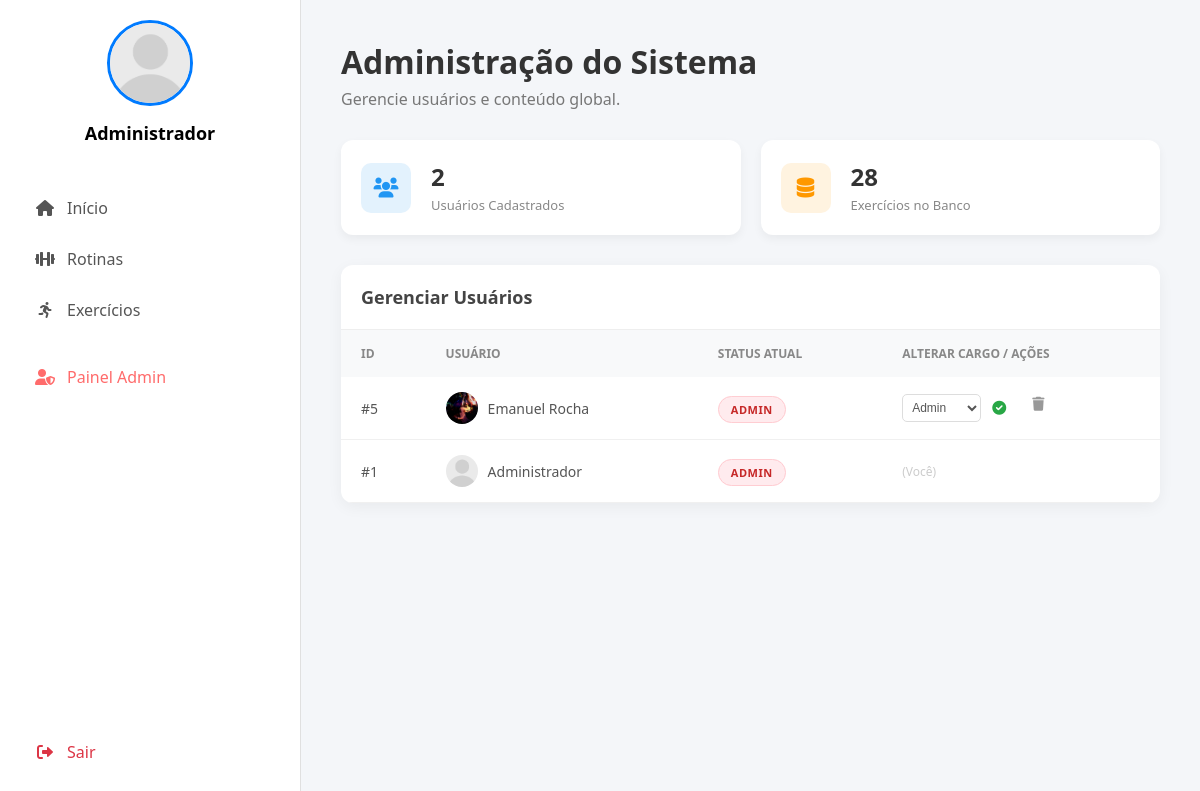
The app's page /view/admin.php (signed in), older data.
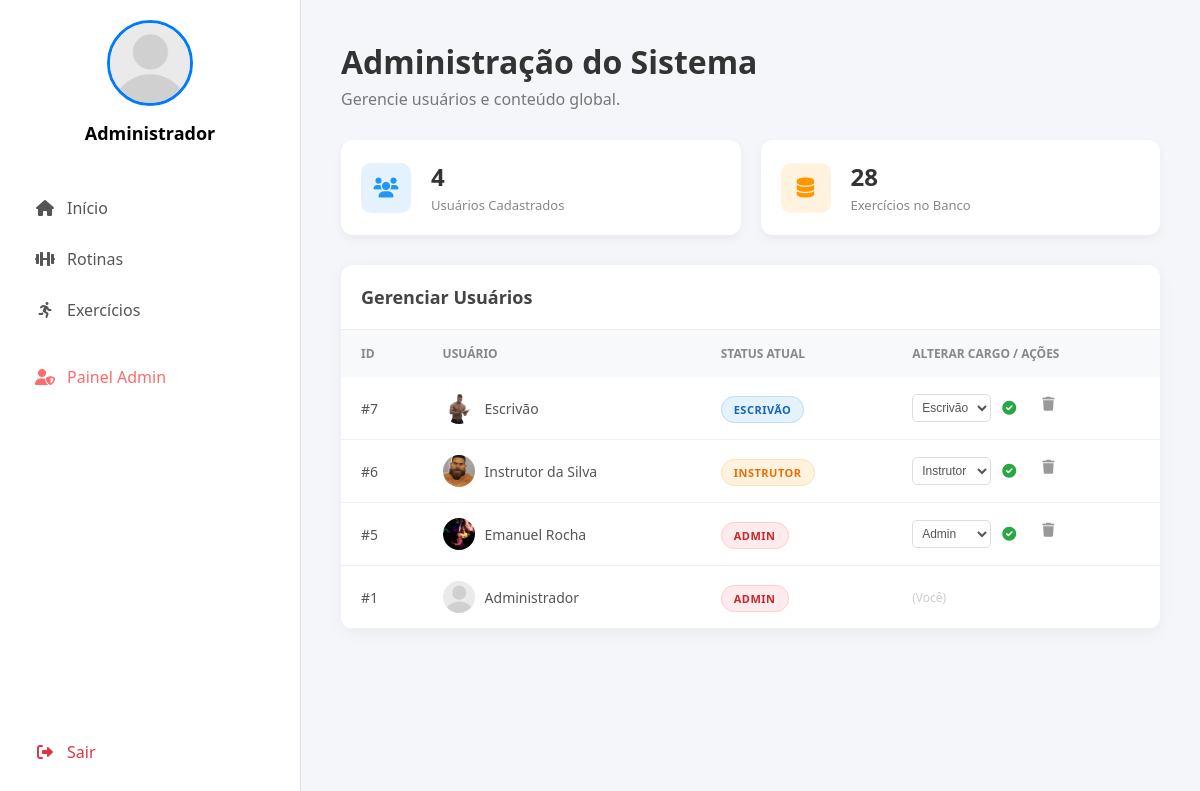
The same page, newer data.
### tables this page shows
CREATE TABLE `usuarios` (
  `id` int(11) NOT NULL,
  `nome` varchar(100) NOT NULL,
  `email` varchar(100) NOT NULL,
  `senha` varchar(255) NOT NULL,
  `perfil` varchar(20) NOT NULL DEFAULT 'atleta',
  `data_cadastro` datetime DEFAULT current_timestamp(),
  `foto_perfil` varchar(255) DEFAULT 'padrao.png'
);

### controller/clsConexao.php (called while the page is built, shortened)
<?php
class clsConexao
{
    private $host;
    private $usuario;
    private $senha;
    private $banco;
    private $conexao;
    function __construct()
    {
        $this->host    = 'srv1596.hstgr.io';
        $this->usuario = 'u459760425_sudolift';
        $this->senha   = 'Sudolift123';
        $this->banco   = 'u459760425_sudolift';
    }
    private function conecta()
    {
        $this->conexao = mysqli_connect($this->host, $this->usuario, $this->senha, $this->banco);
        mysqli_set_charset($this->conexao, "utf8");
    }
    public function executaSQL($sql)
    {
        $resposta = mysqli_query($this->conexao, $sql);
        return $resposta;
    }
}
?>

### model/clsAdmin.php (called while the page is built)
<?php
require_once '../controller/clsConexao.php';
class clsAdmin
{
    private $conexao;
    public function __construct()
    {
        $this->conexao = new clsConexao();
    }
    public function getEstatisticas()
    {
        $sql = "SELECT
                    (SELECT COUNT(*) FROM usuarios) as total_usuarios,
                    (SELECT COUNT(*) FROM exercicios) as total_exercicios";
        $result = $this->conexao->executaSQL($sql);
        return mysqli_fetch_assoc($result);
    }
    public function listarUsuarios()
    {
        $sql = "SELECT id, nome, email, perfil, data_cadastro, foto_perfil
                FROM usuarios
                ORDER BY id DESC";
        return $this->conexao->executaSQL($sql);
    }
}
?>

### view/admin.php (the view, shortened to what this page needs)
<?php
require_once '../model/clsAdmin.php';
$objAdmin = new clsAdmin();
$stats = $objAdmin->getEstatisticas();
$totalUsers = $stats['total_usuarios'];
$totalExer  = $stats['total_exercicios'];
$listaUsuarios = $objAdmin->listarUsuarios();
$foto_user = isset($_SESSION['foto_usuario']) ? $_SESSION['foto_usuario'] : 'padrao.png';
?>
<!DOCTYPE html>
<html lang="pt-br">
<head>
    <link href="https://cdnjs.cloudflare.com/ajax/libs/font-awesome/6.0.0/css/all.min.css" rel="stylesheet">
    <link rel="stylesheet" href="../assets/css/style.css">
    <link rel="stylesheet" href="../assets/css/admin.css">
</head>
<body>
    <div class="sidebar">
        <div class="perfil-area">
            <a href="perfil.php" style="text-decoration:none; color:inherit; display:block;">
                <img src="../assets/images/users/<?php echo $foto_user; ?>" class="perfil-foto">
                <h3 class="perfil-nome"><?php echo $_SESSION['nome_usuario']; ?></h3>
            </a>
        </div>
        <nav>
            <a href="dashboard.php" class="menu-item"><i class="fas fa-home"></i> Início</a>
            <?php if ($_SESSION['perfil_usuario'] != 'escrivao'): ?>
                <a href="rotinas.php" class="menu-item"><i class="fas fa-dumbbell"></i> Rotinas</a>
                <a href="exercicios.php" class="menu-item"><i class="fas fa-running"></i> Exercícios</a>
            <?php else: ?>
                <a href="citacoes.php" class="menu-item"><i class="fas fa-quote-right"></i> Editar Citações</a>
            <?php endif; ?>
            <?php if(isset($_SESSION['perfil_usuario']) && $_SESSION['perfil_usuario'] == 'admin'): ?>
                <div style="border-top: 1px solid rgba(255,255,255,0.1); margin: 10px 0;"></div>
                <a href="admin.php" class="menu-item" style="color: #ff6b6b;">
                    <i class="fas fa-user-shield"></i> Painel Admin
                </a>
            <?php endif; ?>
        </nav>
        <a href="../controller/logout.php" class="menu-item sair-btn"><i class="fas fa-sign-out-alt"></i> Sair</a>
    </div>
    <div class="main-content">
        <div class="admin-header">
            <h1>Administração do Sistema</h1>
            <p>Gerencie usuários e conteúdo global.</p>
        </div>
        <div class="stats-grid">
            <div class="stat-card">
                <div class="icon-stat users"><i class="fas fa-users"></i></div>
                <div>
                    <h3><?php echo $totalUsers; ?></h3>
                    <span>Usuários Cadastrados</span>
                </div>
            </div>
            <div class="stat-card">
                <div class="icon-stat db"><i class="fas fa-database"></i></div>
                <div>
                    <h3><?php echo $totalExer; ?></h3>
                    <span>Exercícios no Banco</span>
                </div>
            </div>
        </div>
        <div class="table-container">
            <div class="table-header">
                <h2>Gerenciar Usuários</h2>
            </div>
            <table class="admin-table">
                <thead>
                    <tr>
                        <th>ID</th>
                        <th>Usuário</th>
                        <th>Status Atual</th> <th>Alterar Cargo / Ações</th> </tr>
                </thead>
                <tbody>
    <?php while($u = mysqli_fetch_assoc($listaUsuarios)):
        $nomeArquivo = isset($u['foto_perfil']) ? $u['foto_perfil'] : '';
        $caminhoFisico = __DIR__ . "/../assets/images/users/" . $nomeArquivo;
        $caminhoWeb = "../assets/images/users/" . $nomeArquivo;
        if (!empty($nomeArquivo) && file_exists($caminhoFisico)) {
            $fotoFinal = $caminhoWeb;
        } else {
            $fotoFinal = "../assets/images/users/padrao.png";
        }
        $perfilDB = isset($u['perfil_usuario']) ? $u['perfil_usuario'] : (isset($u['perfil']) ? $u['perfil'] : 'usuario');
        switch($perfilDB) {
            case 'admin':     $badgeClass = 'admin';     $badgeLabel = 'Admin'; break;
            case 'instrutor': $badgeClass = 'instrutor'; $badgeLabel = 'Instrutor'; break;
            case 'escrivao':  $badgeClass = 'escrivao';  $badgeLabel = 'Escrivão'; break;
        }
    ?>
    <tr>
        <td>#<?php echo $u['id']; ?></td>
        <td>
            <div class="user-cell">
                <img src="<?php echo $fotoFinal; ?>" class="mini-avatar">
                <span><?php echo $u['nome']; ?></span>
            </div>
        </td>
        <td>
            <span class="badge <?php echo $badgeClass; ?>"><?php echo $badgeLabel; ?></span>
        </td>
        <td>
            <div class="actions">
                <?php if($u['id'] != $_SESSION['id_usuario']): ?>
                <form action="../controller/ctrl_Admin.php" method="POST" style="display:flex; align-items:center; gap:5px;">
                    <select name="novo_perfil" class="select-perfil">
                        <option value="instrutor" <?php echo ($perfilDB=='instrutor')?'selected':''; ?>>Instrutor</option>
                        <option value="escrivao"  <?php echo ($perfilDB=='escrivao')?'selected':''; ?>>Escrivão</option>
                        <option value="admin"     <?php echo ($perfilDB=='admin')?'selected':''; ?>>Admin</option>
                    </select>
                    <button type="submit" class="btn-icon" title="Salvar Alteração" style="color:#28a745;">
                        <i class="fas fa-check-circle"></i>
                    </button>
                </form>
                <a href="#" onclick="confirmarExclusao(<?php echo $u['id']; ?>)" class="btn-icon delete" title="Excluir Usuário" style="margin-left:10px;">
                    <i class="fas fa-trash"></i>
                </a>
                <?php else: ?>
                    <span style="font-size:12px; color:#ccc;">(Você)</span>
                <?php endif; ?>
            </div>
        </td>
    </tr>
    <?php endwhile; ?>
</tbody>
            </table>
        </div>
    </div>
</body>
</html>

### assets/css/style.css (style rules this page uses)
body { margin: 0; font-family: 'Segoe UI', sans-serif; background-color: #f4f7f6; display: flex; height: 100vh; overflow: hidden; }
.sidebar { width: 260px; background: white; border-right: 1px solid #e0e0e0; display: flex; flex-direction: column; padding: 20px; flex-shrink: 0; }
.perfil-area { text-align: center; margin-bottom: 40px; }
.perfil-foto { width: 80px; height: 80px; border-radius: 50%; object-fit: cover; border: 3px solid #007bff; margin-bottom: 10px; }
.perfil-nome { font-weight: bold; font-size: 18px; margin: 0; }
.menu-item { display: flex; align-items: center; padding: 12px 15px; color: #555; text-decoration: none; border-radius: 8px; margin-bottom: 5px; transition: 0.2s; font-weight: 500; }
.menu-item i { margin-right: 12px; width: 20px; text-align: center; }
.sair-btn { margin-top: auto; color: #dc3545; }

### assets/css/admin.css (style rules this page uses)
.main-content { width: calc(100% - 250px); padding: 40px; background-color: #f4f6f9; min-height: 100vh; }
.admin-header { margin-bottom: 30px; }
.admin-header h1 { color: #333; margin: 0; }
.admin-header p { color: #777; margin-top: 5px; }
.stats-grid { display: grid; grid-template-columns: repeat(auto-fit, minmax(200px, 1fr)); gap: 20px; margin-bottom: 30px; }
.stat-card { background: white; padding: 20px; border-radius: 12px; box-shadow: 0 4px 10px rgba(0,0,0,0.05); display: flex; align-items: center; gap: 20px; }
.icon-stat { width: 50px; height: 50px; border-radius: 10px; display: flex; align-items: center; justify-content: center; font-size: 20px; }
.users { background: #e3f2fd; color: #2196f3; }
.db { background: #fff3e0; color: #ff9800; }
.stat-card h3 { margin: 0; font-size: 24px; color: #333; }
.stat-card span { font-size: 13px; color: #888; }
.table-container { background: white; border-radius: 12px; box-shadow: 0 4px 15px rgba(0,0,0,0.05); overflow: hidden; }
.table-header { padding: 20px; border-bottom: 1px solid #eee; }
.table-header h2 { margin: 0; font-size: 18px; color: #444; }
.admin-table { width: 100%; border-collapse: collapse; }
.admin-table th { background: #f8f9fa; text-align: left; padding: 15px 20px; font-size: 12px; color: #888; text-transform: uppercase; font-weight: 600; }
.admin-table td { padding: 15px 20px; border-bottom: 1px solid #f0f0f0; color: #555; font-size: 14px; }
.user-cell { display: flex; align-items: center; gap: 10px; }
.mini-avatar { width: 32px; height: 32px; border-radius: 50%; object-fit: cover; }
.badge { padding: 5px 12px; border-radius: 15px; font-size: 11px; font-weight: 800; text-transform: uppercase; letter-spacing: 0.5px; }
.badge.admin { background: #ffebee; color: #c62828; border: 1px solid #ffcdd2; }
.badge.instrutor { background: #fff3e0; color: #ef6c00; border: 1px solid #ffe0b2; }
.badge.escrivao { background: #e3f2fd; color: #1565c0; border: 1px solid #bbdefb; }
.select-perfil { padding: 5px; border-radius: 5px; border: 1px solid #ddd; font-size: 12px; color: #555; background: white; cursor: pointer; }
.actions { display: flex; gap: 10px; }
.btn-icon { background: none; border: none; cursor: pointer; color: #999; transition: color 0.2s; font-size: 14px; }

Row changes from the older to the newer data that the page shows:
added usuarios: id "7", foto_perfil (picture), nome "Escrivão", perfil "ESCRIVÃO", novo_perfil "Escrivão"
added usuarios: id "6", foto_perfil (picture), nome "Instrutor da Silva", perfil "INSTRUTOR", novo_perfil "Instrutor"
Text that changed along with them:
$totalUsers: "2" → "4"
